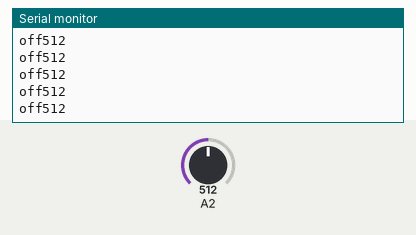
Simulated run of this sketch. Board: Arduino Uno, built with avr-gcc and run on an emulated ATmega328P. Shown: the last lines printed to the serial monitor. Inputs (shaded band) come from the test bench; at power-on: A2 = 512.

Above: at 1.2 s.
1.3 s: A2 set to 107
At 1.31 s:
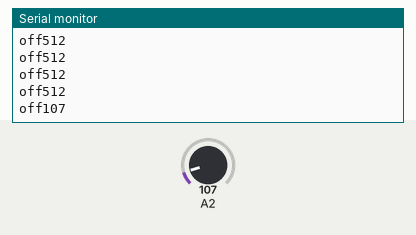
2.8 s: A2 set to 93
At 2.91 s:
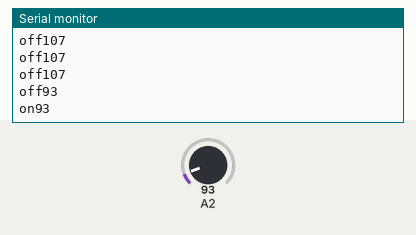
Timing chart, 0 to 5.8 s (numbered marks = the images above; inputs shaded):
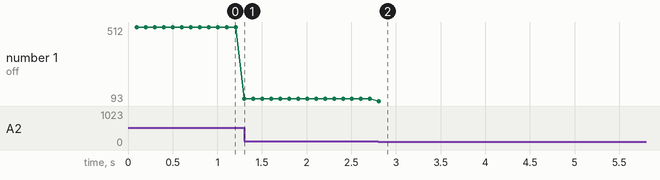

The sketch:

ldr.ino
```cpp
void setup() {
  // put your setup code here, to run once:
Serial.begin(9600);
Serial.print("start");
}

void loop() {
  // put your main code here, to run repeatedly:

int tt=analogRead(A2);
Serial.print(tt);
Serial.print("\n");
delay(100);
if(tt < 100){
   digitalWrite(10,HIGH);
   Serial.print("on");
}
else if(tt >=100){
   digitalWrite(4,LOW);
   Serial.print("off");
  }

}
```

Measured:
- the behaviour switches between 100 and 99 on A2 (found by bisection; images 1 and 2)
- after the input at 1.3 s, the serial monitor: prints a new line at once (image 1)
- after the input at 2.8 s, the serial monitor: prints a new line at once (image 2)
- plotted number 1: 512 → 107 after the input at 1.3 s, 107 → 93 after the input at 2.8 s
